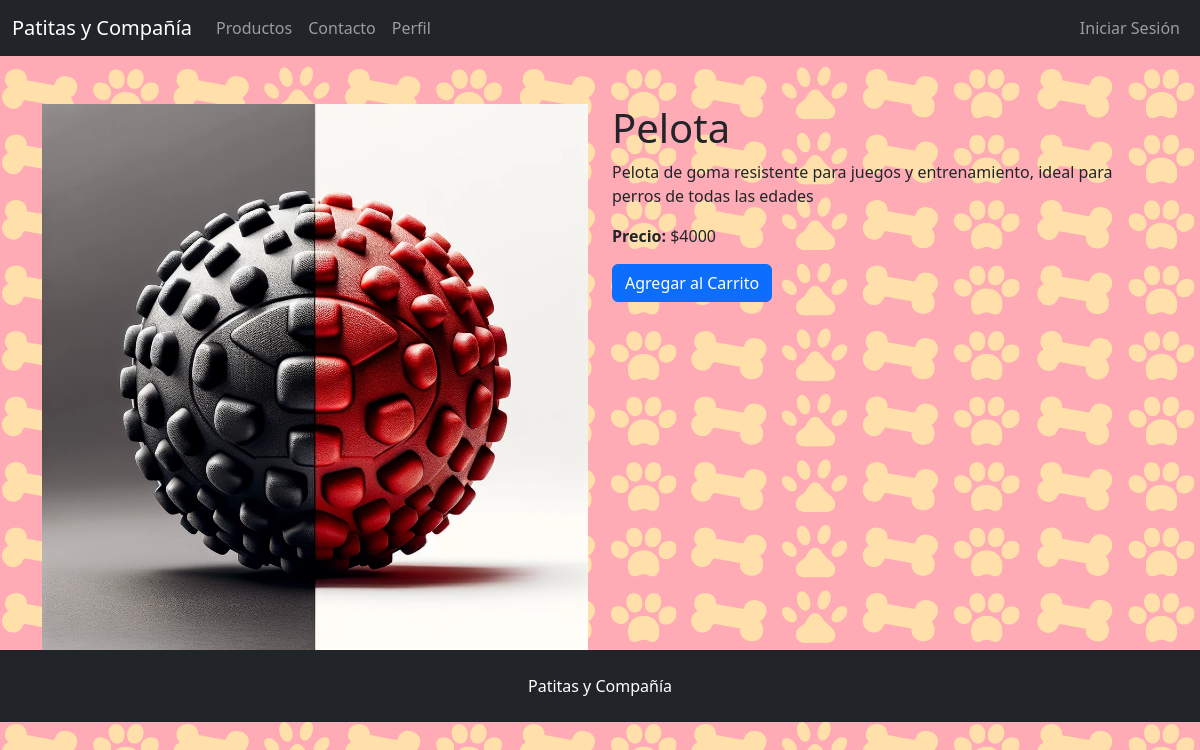
The page /producto/1/ on the database its author committed.
### patitasYCompania/models.py (models this page shows, shortened)
class Producto(models.Model):
    nombre = models.CharField(max_length=100)
    precio = models.DecimalField(max_digits=10, decimal_places=0)
    descripcion = models.TextField()
    foto = models.ImageField(upload_to='productos/')

### patitasYCompania/views.py (the view)
# urls.py: path('producto/<int:product_id>/', views.product_detail, name='product_detail'),
def product_detail(request, product_id):
    product = get_object_or_404(Producto, id=product_id)
    return render(request, 'patitasYCompania/producto.html', {'product': product})

### patitasYCompania/templates/patitasycompania/producto.html (shortened to what this page needs)
{% extends 'patitasYCompania/base.html' %}
{% block content %}
<div class="container mt-5">
    <div class="row">
        <div class="col-md-6">
            <img src="{{ product.foto.url }}" class="img-fluid" alt="{{ product.nombre }}">
        </div>
        <div class="col-md-6">
            <h1>{{ product.nombre }}</h1>
            <p>{{ product.descripcion }}</p>
            <p><strong>Precio:</strong> ${{ product.precio }}</p>
            <a href="#" class="btn btn-primary">Agregar al Carrito</a>
        </div>
    </div>
</div>
{% endblock %}

### patitasYCompania/static/css/style.css (style rules this page uses)
body { font-family: Arial, sans-serif; width: 100%; height: 100%; margin: 0; padding: 0; background-image: url('../img/fondo_decoracion.png'); }

### rows shown on the page
Producto: foto (picture), nombre "Pelota", descripcion "Pelota de goma resistente para juegos y entrenamiento, ideal para perros de todas las edades", precio "4000"
